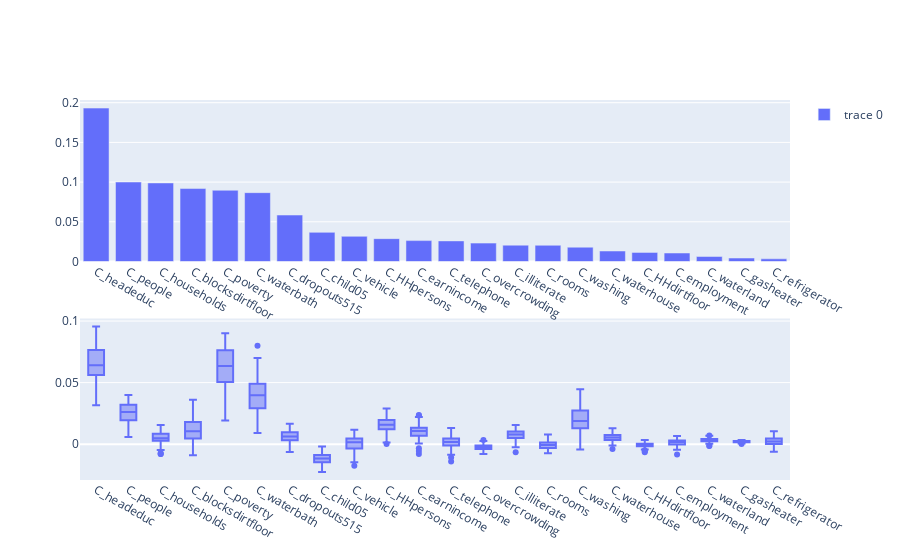

Source (notebook cell):
### Markdown cell above
Our model performs in a decent way on this variable and can often predict what households will get garbage collection from the census data. In the following, we will analyse how important the different features were in the prediction.

### Code cell
plot_feature_importance(df_survey_train, df_survey_test, df_census_train, df_census_test, GradientBoostingRegressor(), ['S_garbage'])

### Figure 1 — Plotly figure (JSON) as saved in the notebook; plotly's stock layout.template omitted (floating-point values rounded to 4 significant figures; data arrays with more than 128 entries replaced by an {"elided": "..."} marker saying what was removed)
{"data": [{"type": "bar", "x": ["C_headeduc", "C_people", "C_households", "C_blocksdirtfloor", "C_poverty", "C_waterbath", "C_dropouts515", "C_child05", "C_vehicle", "C_HHpersons", "C_earnincome", "C_telephone", "C_overcrowding", "C_illiterate", "C_rooms", "C_washing", "C_waterhouse", "C_HHdirtfloor", "C_employment", "C_waterland", "C_gasheater", "C_refrigerator"], "xaxis": "x", "y": [0.1932, 0.1001, 0.09894, 0.09187, 0.08972, 0.08668, 0.05851, 0.03669, 0.03171, 0.02878, 0.02632, 0.02595, 0.02317, 0.02057, 0.02042, 0.01801, 0.01322, 0.01149, 0.01069, 0.006253, 0.004361, 0.003361], "yaxis": "y"}, {"alignmentgroup": "True", "hovertemplate": "variable=%{x}<br>value=%{y}<extra></extra>", "legendgroup": "", "marker": {"color": "#636efa"}, "name": "", "notched": false, "offsetgroup": "", "orientation": "v", "showlegend": false, "type": "box", "x": {"elided": "2200 str values"}, "x0": " ", "xaxis": "x2", "y": {"elided": "2200 float values"}, "y0": " ", "yaxis": "y2"}], "layout": {"autosize": true, "xaxis": {"anchor": "y", "autorange": true, "domain": [0, 1], "range": [-0.5, 21.5], "type": "category"}, "xaxis2": {"anchor": "y2", "autorange": true, "domain": [0, 1], "range": [-0.5, 21.5], "type": "category"}, "yaxis": {"anchor": "x", "autorange": true, "domain": [0.575, 1], "range": [0, 0.2034], "type": "linear"}, "yaxis2": {"anchor": "x2", "autorange": true, "domain": [0, 0.425], "range": [-0.02914, 0.1021], "type": "linear"}}}
